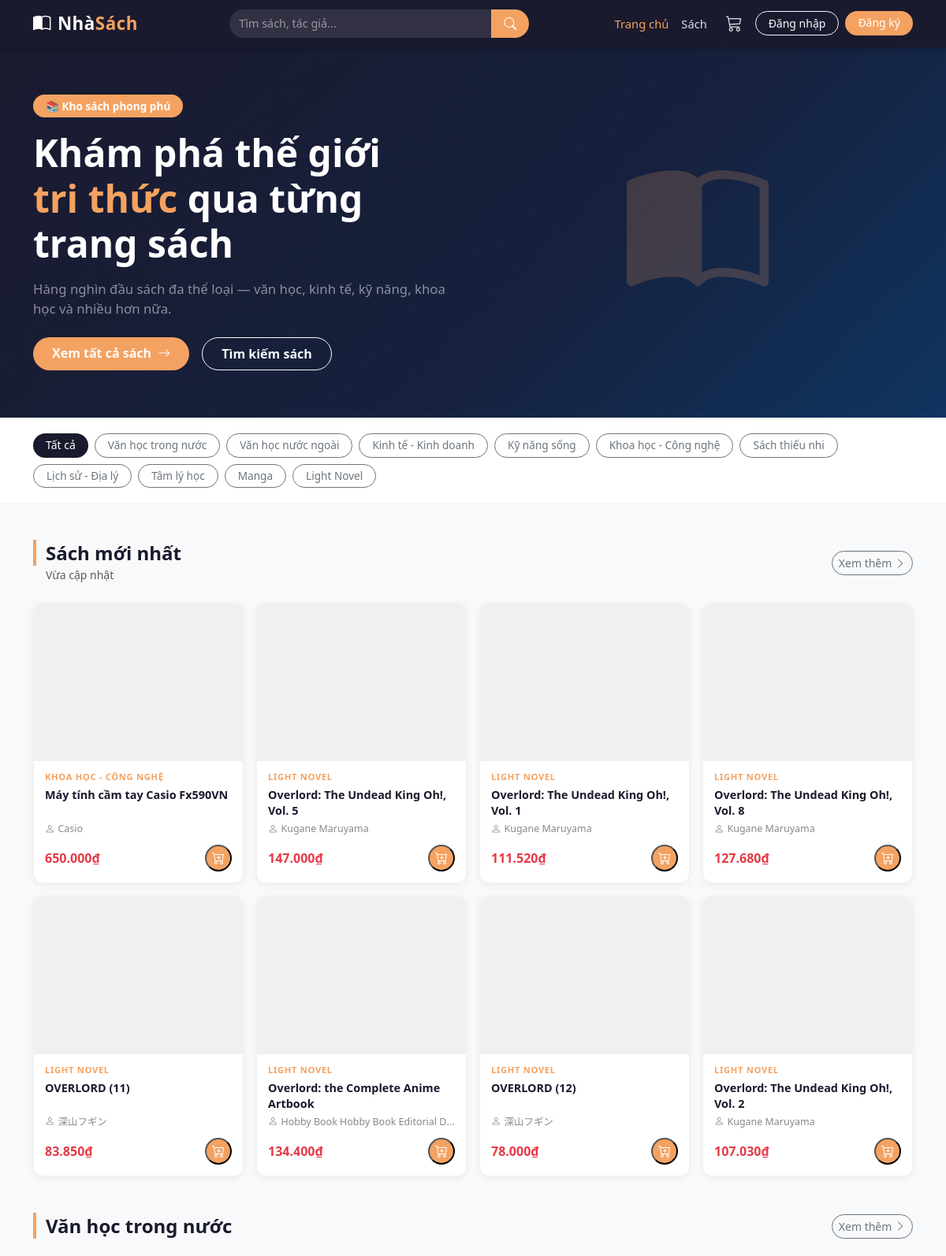
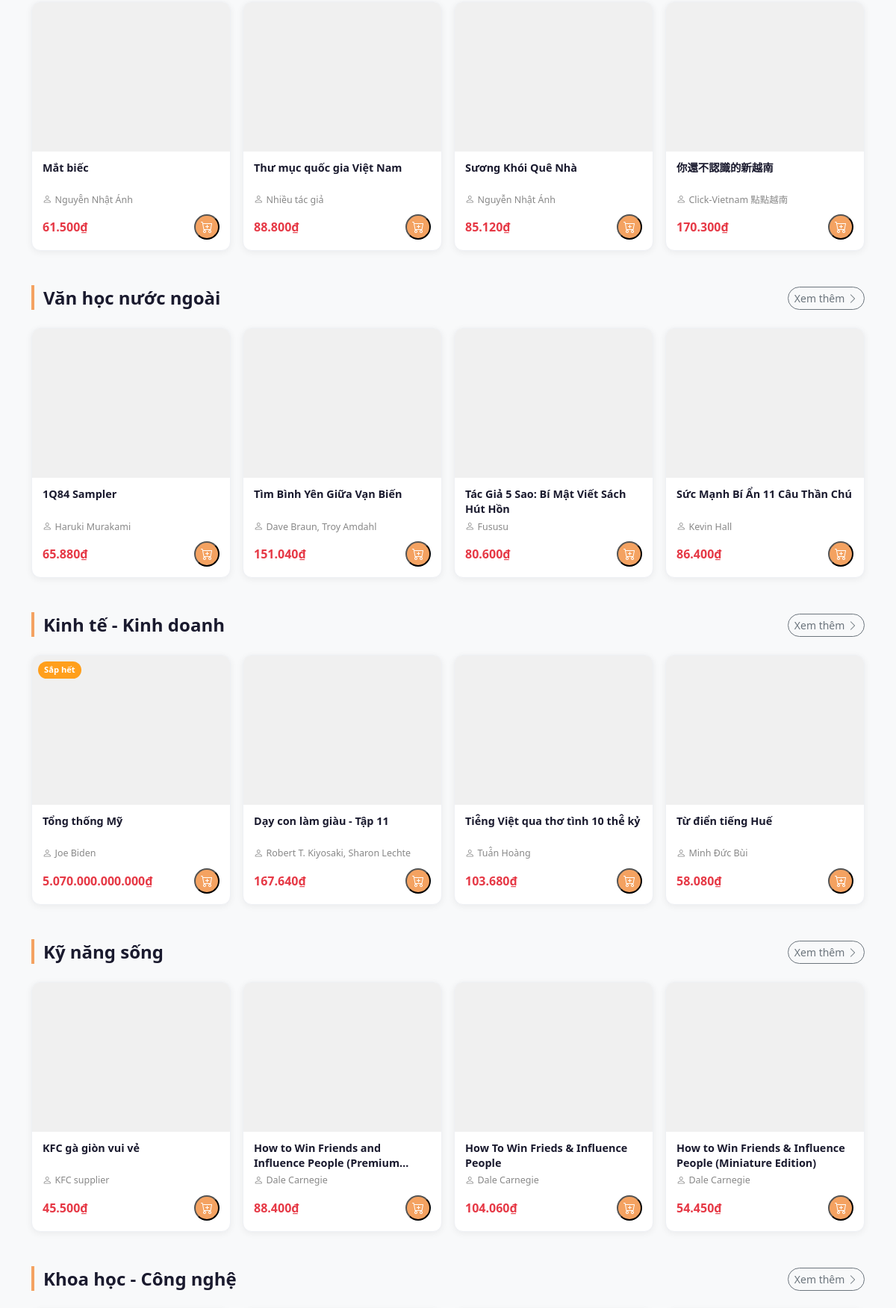
The page / (upper part) on the database its author committed (2 pictures, top to bottom).
### tables this page shows
CREATE TABLE `the_loai` (
  `id` int(11) NOT NULL,
  `ten` varchar(100) NOT NULL,
  `mo_ta` text DEFAULT NULL,
  `trang_thai` tinyint(1) NOT NULL DEFAULT 1
);

CREATE TABLE `sach` (
  `id` int(11) NOT NULL,
  `ma_sach` varchar(20) NOT NULL,
  `ten` varchar(255) NOT NULL,
  `tac_gia` varchar(150) DEFAULT NULL,
  `the_loai_id` int(11) NOT NULL,
  `nha_xb` varchar(150) DEFAULT NULL,
  `mo_ta` text DEFAULT NULL,
  `don_vi_tinh` varchar(30) DEFAULT 'cuốn',
  `hinh` varchar(255) DEFAULT NULL,
  `so_luong` int(11) NOT NULL DEFAULT 0,
  `gia_nhap` decimal(15,2) NOT NULL DEFAULT 0.00,
  `ty_le_ln` decimal(5,2) NOT NULL DEFAULT 0.00,
  `hien_trang` tinyint(1) NOT NULL DEFAULT 1,
  `da_nhap_hang` tinyint(1) NOT NULL DEFAULT 0,
  `ngay_tao` datetime DEFAULT current_timestamp()
);

### includes/card_sach.php (the view, shortened to what this page needs)
<div class="col-lg-3 col-md-4 col-sm-6 d-flex">
    <div class="card-sach w-100">
    <a href="/nhasach/book.php?id=<?= $sach['id'] ?>"
   class="card-sach-img-wrap"
   style="display:block; height:200px; overflow:hidden;">
      <?php if ($sach['so_luong'] <= 0): ?>
        <span class="card-sach-badge-out">Hết hàng</span>
      <?php elseif ($sach['so_luong'] <= 5): ?>
        <span class="card-sach-badge-low">Sắp hết</span>
      <?php endif; ?>
    </a>
    <div class="card-sach-body">
      <?php if (!empty($sach['ten_the_loai'])): ?>
        <span class="card-sach-tag"><?= htmlspecialchars($sach['ten_the_loai']) ?></span>
      <?php endif; ?>
      <a href="/nhasach/book.php?id=<?= $sach['id'] ?>" class="card-sach-title">
        <?= htmlspecialchars($sach['ten']) ?>
      </a>
      <?php if (!empty($sach['tac_gia'])): ?>
        <div class="card-sach-author">
          <i class="bi bi-person me-1"></i><?= htmlspecialchars($sach['tac_gia']) ?>
        </div>
      <?php endif; ?>
      <div class="card-sach-footer">
        <span class="card-sach-price">
          <?= number_format($sach['gia_ban'], 0, ',', '.') ?>₫
        </span>
        <?php if ($sach['so_luong'] > 0): ?>
          <button class="card-sach-btn-cart btn-them-gio"
          data-id="<?= $sach['id'] ?>"
          title="Thêm vào giỏ">
        <i class="bi bi-cart-plus"></i>
  </button>
<?php else: ?>
          <span class="card-sach-btn-disabled" title="Hết hàng">
            <i class="bi bi-cart-x"></i>
          </span>
        <?php endif; ?>
      </div>
    </div>
  </div>
</div>

### index.php (shortened to what this page needs)
<?php
require_once 'includes/header.php';
$stmt = $pdo->query("SELECT * FROM the_loai WHERE trang_thai = 1");
$the_loais = $stmt->fetchAll();
$stmt = $pdo->query("
    SELECT s.*, tl.ten AS ten_the_loai,
           ROUND(s.gia_nhap * (1 + s.ty_le_ln/100), 0) AS gia_ban
    FROM sach s
    JOIN the_loai tl ON s.the_loai_id = tl.id
    WHERE s.hien_trang = 1 AND s.so_luong > 0 AND tl.trang_thai = 1
    ORDER BY s.ngay_tao DESC
    LIMIT 8
");
$sach_moi = $stmt->fetchAll();
$sach_theo_loai = [];
foreach ($the_loais as $tl) {
    $stmt = $pdo->prepare("
        SELECT s.*, ROUND(s.gia_nhap * (1 + s.ty_le_ln/100), 0) AS gia_ban
        FROM sach s
        WHERE s.the_loai_id = ? AND s.hien_trang = 1 AND s.so_luong > 0
        ORDER BY s.ngay_tao DESC
        LIMIT 4
    ");
    $stmt->execute([$tl['id']]);
    $sachs = $stmt->fetchAll();
    if (count($sachs) > 0) {
        $sach_theo_loai[] = ['the_loai' => $tl, 'sachs' => $sachs];
    }
}
?>
<div class="hero-banner d-flex align-items-center"
     style="background: linear-gradient(135deg, #1a1a2e 0%, #16213e 60%, #0f3460 100%);
            min-height: 380px; padding: 60px 0;">
  <div class="container">
    <div class="row align-items-center">
      <div class="col-lg-6">
        <span class="badge mb-3 px-3 py-2" style="background:#f4a261; font-size:.85rem; border-radius:20px;">
          📚 Kho sách phong phú
        </span>
        <h1 class="display-5 fw-bold text-white mb-3">
          Khám phá thế giới<br>
          <span style="color:#f4a261;">tri thức</span> qua từng trang sách
        </h1>
        <p class="text-white-50 mb-4" style="font-size:1.05rem;">
          Hàng nghìn đầu sách đa thể loại — văn học, kinh tế, kỹ năng, khoa học và nhiều hơn nữa.
        </p>
        <div class="d-flex gap-3 flex-wrap">
          <a href="/nhasach/books.php" class="btn px-4 py-2 fw-semibold"
             style="background:#f4a261; color:#fff; border-radius:25px; border:none;">
            Xem tất cả sách <i class="bi bi-arrow-right ms-1"></i>
          </a>
          <a href="/nhasach/books.php?search=" class="btn btn-outline-light px-4 py-2 fw-semibold"
             style="border-radius:25px;">
            Tìm kiếm sách
          </a>
        </div>
      </div>
      <div class="col-lg-6 text-center d-none d-lg-block">
        <i class="bi bi-book-half" style="font-size: 180px; color: rgba(244,162,97,0.2);"></i>
      </div>
    </div>
  </div>
</div>
<div style="background:#fff; border-bottom: 1px solid #eee; padding: 20px 0;">
  <div class="container">
    <div class="d-flex gap-2 flex-wrap">
      <a href="/nhasach/books.php"
         class="btn btn-sm px-3"
         style="border-radius:20px; background:#1a1a2e; color:#fff; border:none;">
        Tất cả
      </a>
      <?php foreach ($the_loais as $tl): ?>
        <a href="/nhasach/books.php?the_loai=<?= $tl['id'] ?>"
           class="btn btn-sm btn-outline-secondary px-3"
           style="border-radius:20px; font-size:.85rem;">
          <?= htmlspecialchars($tl['ten']) ?>
        </a>
      <?php endforeach; ?>
    </div>
  </div>
</div>
<div class="container py-5">
  <?php if (count($sach_moi) > 0): ?>
  <section class="mb-5">
    <div class="d-flex justify-content-between align-items-center mb-4">
      <div>
        <h4 class="fw-bold mb-0" style="color:#1a1a2e;">
          <span style="border-left:4px solid #f4a261; padding-left:12px;">Sách mới nhất</span>
        </h4>
        <small class="text-muted ms-3">Vừa cập nhật</small>
      </div>
      <a href="/nhasach/books.php" class="btn btn-sm btn-outline-secondary" style="border-radius:20px;">
        Xem thêm <i class="bi bi-chevron-right"></i>
      </a>
    </div>
    <div class="row g-3">
      <?php foreach ($sach_moi as $sach): ?>
        <?php include 'includes/card_sach.php'; ?>
      <?php endforeach; ?>
    </div>
  </section>
  <?php endif; ?>
  <?php foreach ($sach_theo_loai as $nhom): ?>
  <section class="mb-5">
    <div class="d-flex justify-content-between align-items-center mb-4">
      <div>
        <h4 class="fw-bold mb-0" style="color:#1a1a2e;">
          <span style="border-left:4px solid #f4a261; padding-left:12px;">
            <?= htmlspecialchars($nhom['the_loai']['ten']) ?>
          </span>
        </h4>
      </div>
      <a href="/nhasach/books.php?the_loai=<?= $nhom['the_loai']['id'] ?>"
         class="btn btn-sm btn-outline-secondary" style="border-radius:20px;">
        Xem thêm <i class="bi bi-chevron-right"></i>
      </a>
    </div>
    <div class="row g-3">
      <?php foreach ($nhom['sachs'] as $sach): ?>
        <?php include 'includes/card_sach.php'; ?>
      <?php endforeach; ?>
    </div>
  </section>
  <?php endforeach; ?>
</div>
<?php require_once 'includes/footer.php'; ?>

### assets/css/style.css (style rules this page uses)
:root { --primary: #1a1a2e; --accent: #f4a261; --accent-dk: #e08c4a; --danger: #e63946; --light-bg: #f8f9fa; --card-radius: 12px; }
body { color: #2d2d2d; background: var(--light-bg); }
a { text-decoration: none; }
.card-sach { height: 100%; background: #fff; border-radius: var(--card-radius); box-shadow: 0 2px 10px rgba(0, 0, 0, 0.06); border: 1px solid #eef0f4; transition: transform 0.22s, box-shadow 0.22s, border-color 0.22s; overflow: hidden; display: flex; flex-direction: column; min-width: 0; }
.card-sach-img-wrap { display: block !important; position: relative; overflow: hidden; height: 200px; background: #f0f0f0; }
.card-sach-badge-out, .card-sach-badge-low { position: absolute; top: 8px; left: 8px; font-size: 0.7rem; font-weight: 700; padding: 3px 8px; border-radius: 20px; }
.card-sach-badge-low { background: #ff9f1c; color: #fff; }
.card-sach-body { padding: 12px 14px 14px; flex: 1; display: flex; flex-direction: column; }
.card-sach-tag { font-size: 0.7rem; color: var(--accent); text-transform: uppercase; letter-spacing: 0.06em; font-weight: 600; margin-bottom: 4px; display: block; min-height: 16px; }
.card-sach-title { font-size: 0.9rem; font-weight: 600; color: var(--primary); line-height: 1.4; display: -webkit-box; -webkit-line-clamp: 2; -webkit-box-orient: vertical; overflow: hidden; flex: 1; margin-bottom: 4px; min-height: 40px; }
.card-sach-author { font-size: 0.78rem; color: #888; margin-bottom: 10px; white-space: nowrap; overflow: hidden; text-overflow: ellipsis; min-height: 18px; }
.card-sach-footer { display: flex; align-items: center; justify-content: space-between; margin-top: auto; }
.card-sach-price { font-size: 1rem; font-weight: 700; color: var(--danger); }
.card-sach-btn-cart { width: 34px; height: 34px; border-radius: 50%; background: var(--accent); color: #fff; display: flex; align-items: center; justify-content: center; font-size: 1rem; transition: background 0.2s, transform 0.15s; flex-shrink: 0; }

### includes/header.php (style rules this page uses)
body { font-family: 'Segoe UI', sans-serif; background: #f8f9fa; }

### rows shown on the page
the_loai: ten "Văn học trong nước"
the_loai: ten "Văn học nước ngoài"
the_loai: ten "Kinh tế - Kinh doanh"
the_loai: ten "Kỹ năng sống"
the_loai: ten "Khoa học - Công nghệ"
the_loai: ten "Sách thiếu nhi"
the_loai: ten "Lịch sử - Địa lý"
the_loai: ten "Tâm lý học"
the_loai: ten "Manga"
the_loai: ten "Light Novel"
sach: the_loai.ten "KHOA HỌC - CÔNG NGHỆ", ten "Máy tính cầm tay Casio Fx590VN", tac_gia "Casio", gia_ban "650.000"
sach: the_loai.ten "LIGHT NOVEL", ten "Overlord: The Undead King Oh!, Vol. 5", tac_gia "Kugane Maruyama", gia_ban "147.000"
sach: the_loai.ten "LIGHT NOVEL", ten "Overlord: The Undead King Oh!, Vol. 1", tac_gia "Kugane Maruyama", gia_ban "111.520"
sach: the_loai.ten "LIGHT NOVEL", ten "Overlord: The Undead King Oh!, Vol. 8", tac_gia "Kugane Maruyama", gia_ban "127.680"
sach: the_loai.ten "LIGHT NOVEL", ten "OVERLORD (11)", tac_gia "深山フギン", gia_ban "83.850"
sach: the_loai.ten "LIGHT NOVEL", ten "Overlord: the Complete Anime Artbook", tac_gia "Hobby Book Hobby Book Editorial D…", gia_ban "134.400"
sach: the_loai.ten "LIGHT NOVEL", ten "OVERLORD (12)", tac_gia "深山フギン", gia_ban "78.000"
sach: the_loai.ten "LIGHT NOVEL", ten "Overlord: The Undead King Oh!, Vol. 2", tac_gia "Kugane Maruyama", gia_ban "107.030"
sach: ten "Mắt biếc", tac_gia "Nguyẽ̂n Nhật Ánh", gia_ban "61.500"
sach: $sach['id'] 2 (drawn), ten "Thư mục quốc gia Việt Nam", tac_gia "Nhiều tác giả", gia_ban "88.800"
sach: ten "Sương Khói Quê Nhà", tac_gia "Nguyễn Nhật Ánh", gia_ban "85.120"
sach: ten "你還不認識的新越南", tac_gia "Click-Vietnam 點點越南", gia_ban "170.300"
sach: ten "1Q84 Sampler", tac_gia "Haruki Murakami", gia_ban "65.880"
sach: ten "Tìm Bình Yên Giữa Vạn Biến", tac_gia "Dave Braun, Troy Amdahl", gia_ban "151.040"
sach: ten "Tác Giả 5 Sao: Bí Mật Viết Sách Hút Hồn", tac_gia "Fususu", gia_ban "80.600"
sach: ten "Sức Mạnh Bí Ẩn 11 Câu Thần Chú", tac_gia "Kevin Hall", gia_ban "86.400"
sach: so_luong "Sắp hết", ten "Tổng thống Mỹ", tac_gia "Joe Biden", gia_ban "5.070.000.000.000"
sach: ten "Dạy con làm giàu - Tập 11", tac_gia "Robert T. Kiyosaki, Sharon Lechte", gia_ban "167.640"
sach: ten "Tié̂ng Việt qua thơ tình 10 thé̂ kỷ", tac_gia "Tuá̂n Hoàng", gia_ban "103.680"
sach: ten "Từ điển tiếng Huế", tac_gia "Minh Đức Bùi", gia_ban "58.080"
sach: ten "KFC gà giòn vui vẻ", tac_gia "KFC supplier", gia_ban "45.500"
sach: ten "How to Win Friends and Influence People…", tac_gia "Dale Carnegie", gia_ban "88.400"
sach: ten "How To Win Frieds & Influence People", tac_gia "Dale Carnegie", gia_ban "104.060"
sach: ten "How to Win Friends & Influence People (Miniature Edition)", tac_gia "Dale Carnegie", gia_ban "54.450"
